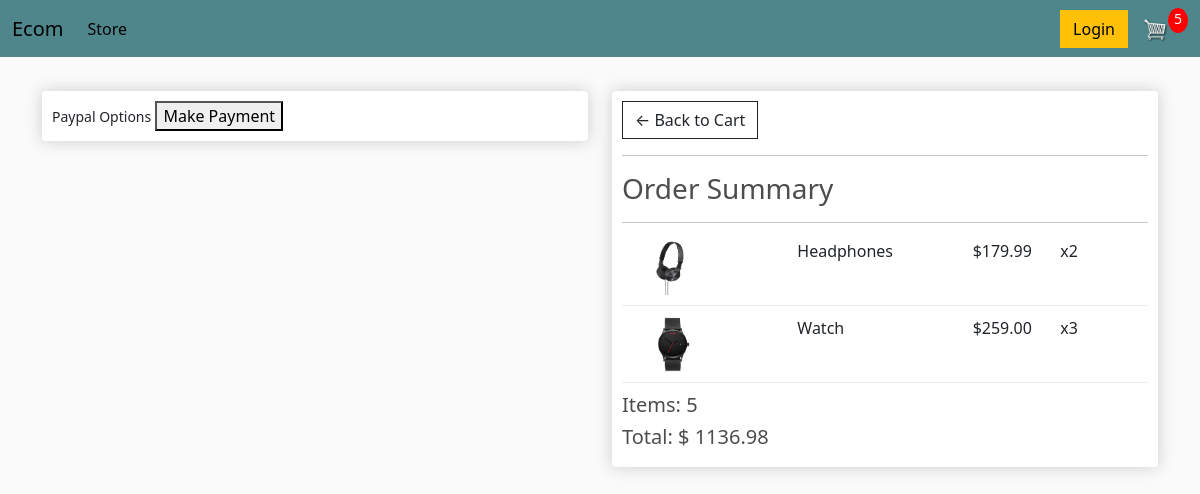
Before: /checkout/ (signed in) with the older database file.
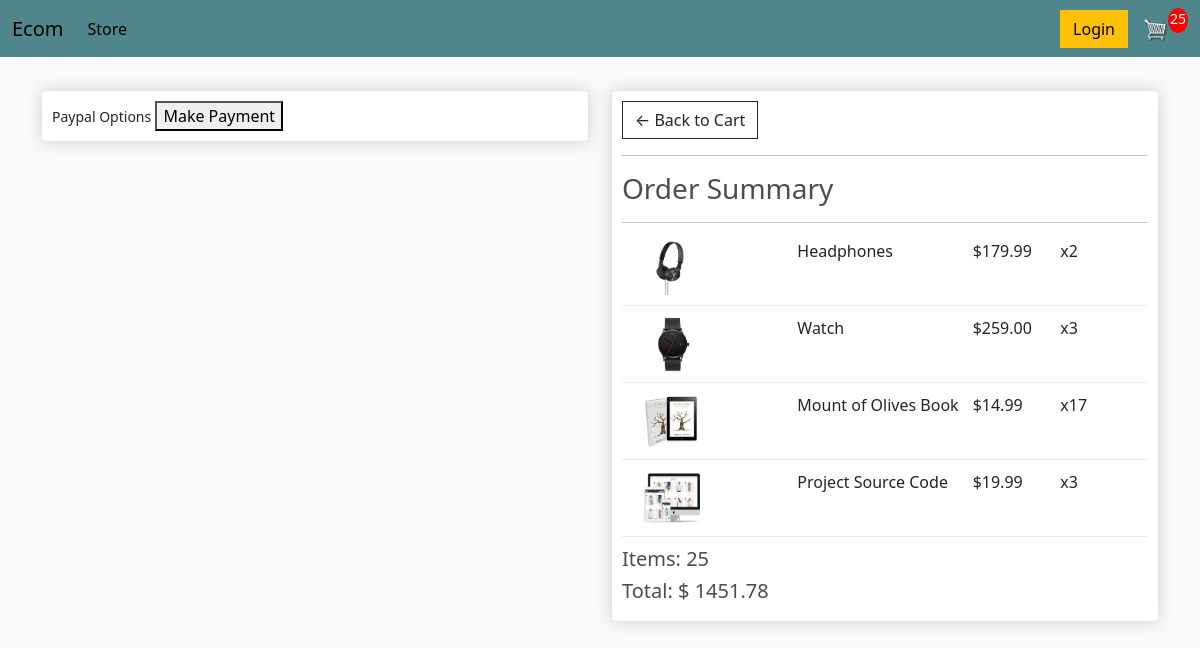
After: the same page with the newer database file.
### store/models.py (models this page shows, shortened)
class OrderItem(models.Model):
    product = models.ForeignKey(Product, on_delete= models.SET_NULL , null = True)
    order = models.ForeignKey(Order , on_delete=models.SET_NULL , null=True)
    quantity = models.IntegerField(default=0 , null = True,  blank = True)
    date_added = models.DateTimeField(auto_now_add=True)
    @property
    def item_total(self):
        return self.product.price * self.quantity

class Product(models.Model):
    name = models.CharField(max_length=200 )
    price = models.FloatField()
    digital = models.BooleanField(default=False , null= True , blank = True)
    image = models.ImageField(null= True, blank = True)
    @property
    def imgURL(self):
        try:
            url = self.image.url
        except:
            url = ''
        return url

class Order(models.Model):
    customer = models.ForeignKey(Customer, on_delete=models.SET_NULL, null= True , blank = True)
    date_ordered = models.DateTimeField(auto_now_add = True)
    complete = models.BooleanField(default=False)
    transaction_id = models.CharField(max_length=200, null=True)
    @property
    def order_total(self):
        items = self.orderitem_set.all()
        total = sum([item.item_total for item in items])
        return total
    @property
    def order_quantity(self):
        items = self.orderitem_set.all()
        total = sum([item.quantity for item in items])
        return total

### store/views.py (the view)
# urls.py: path('checkout/', views.checkout, name = "checkout"),
def checkout(request):
    data = cartData(request)
    cartItems = data['cart']
    orders = data['orders']
    items = data['items']
    context = {'items': items , 'orders': orders , 'cart': cartItems}
    return render(request, 'store/checkout.html' , context)

### store/utils.py (called while the page is built)
def cartData(request):
    if request.user.is_authenticated:
        customer = request.user.customer
        orders, created = Order.objects.get_or_create(customer = customer , complete = False)
        items = orders.orderitem_set.all()
        cartItems = orders.order_quantity
    else:
        cookieData =  cookieCart(request)
        cartItems = cookieData['cartItems']
        orders = cookieData['order']
        items = cookieData['items']
    return {'items': items , 'orders': orders , 'cart' : cartItems}

### store/templates/store/checkout.html (shortened to what this page needs)
{% extends "store/main.html" %}
{% load static %}
{% block content %}
    <div class="row">
        <div class="col-lg-6">
                <div class="box-element hidden" id="payment-info">
                    <small>Paypal Options</small>
                    <button id="make-payment"> Make Payment </button>
                </div>
        </div>
        <div class="col-lg-6">
            <div class="box-element">
                    <a  class="btn btn-outline-dark" href="{% url 'cart' %}">&#x2190; Back to Cart</a>
                    <hr>
                    <h3>Order Summary</h3>
                    <hr>
                    {% for item  in items %}
                    <div class="cart-row">
                        <div style="flex:2"><img class="row-image" src="{{item.product.imgURL}}"></div>
                        <div style="flex:2"><p> {{item.product.name}}</p></div>
                        <div style="flex:1"><p>${{item.product.price| floatformat:2}}</p></div>
                        <div style="flex:1"><p>x{{item.quantity}}</p></div>
                    </div>
                    {% endfor %}
                    <h5>Items:   {{orders.order_quantity}}</h5>
                    <h5>Total:   $ {{orders.order_total| floatformat:2}}</h5>
            </div>
        </div>
    </div>
{% endblock %}

Changed rows visible on the page:
added OrderItem: product.imgURL (picture), product.name "Mount of Olives Book", product.price "14.99", quantity "17"
added OrderItem: product.imgURL (picture), product.name "Project Source Code", product.price "19.99", quantity "3"
computed for Order: order_quantity "5" → "25"; order_total "1136.98" → "1451.78"
Other visible differences:
{{ cart }}: "5" → "25"
